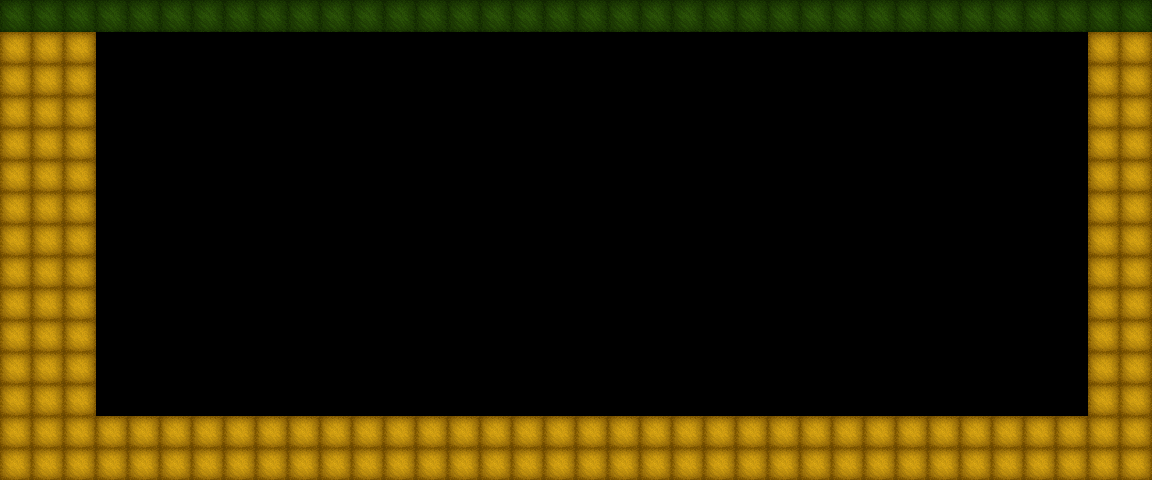

A level layout from a 2D game, rendered from its tile map. Below: a short description, then the map file with tile-grid data replaced by summaries:
An orthogonal 36x15 tile map with 32x32 px tiles, 1 tile layer (Tile Layer 1) and 6 objects.

<map version="1.0" orientation="orthogonal" renderorder="right-down" width="36" height="15" tilewidth="32" tileheight="32" nextobjectid="12">
 <tileset firstgid="1" name="blocks" tilewidth="32" tileheight="32" tilecount="256" columns="16">
  <image source="blocks.png" width="512" height="512" />
 </tileset>
 <layer name="Tile Layer 1" width="36" height="15">
  <data>[540 cells, 168 non-empty, 2 distinct tile ids]</data>
 </layer>
 <objectgroup name="collision">
  <object id="3" x="95.3333" y="127.333">
   <polyline points="0,0 513.333,0.666667 544,3.33333 576,10" />
  </object>
  <object id="4" x="1088.67" y="127.333">
   <polyline points="0,0 -288.667,0.666667 -320.667,2.66667 -352,8.66667" />
  </object>
  <object id="5" x="638.667" y="222.667">
   <polyline points="0,0 33.3333,-4.66667 65.3333,-7.33333 96.6667,-8.66667 129.333,-6.66667 162,-5.33333 192.667,0.666667" />
  </object>
  <object id="7" x="511.333" y="192.667">
   <polyline points="0,0 0,127.333 130.667,126.667 160,130" />
  </object>
  <object id="10" x="831.261" y="223.348">
   <polyline points="0,0 1.4058,194.652" />
  </object>
  <object id="11" x="670.016" y="137.094">
   <polyline points="0,0 -3.28835,5.81534 -30.3793,8.72443 -94.0156,22.7244 -126.197,35.0881 -159.288,60.7244" />
  </object>
 </objectgroup>
</map>